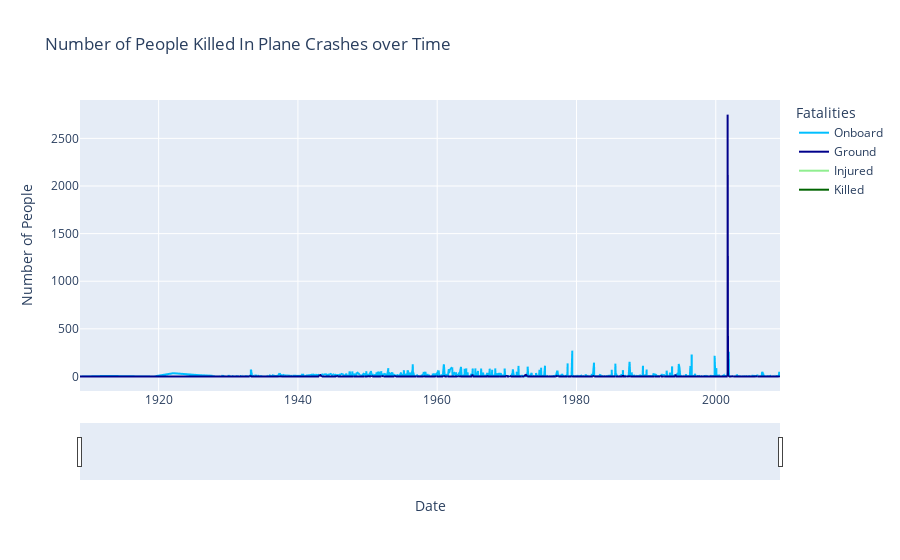

The notebook cell saved with this chart:
### Code cell
concat = pd.concat([trains, airplanes])
print(concat.head(-5))
concat.sort_values(by='Date', inplace=True)
fig = px.line(concat, x='Date', y=['Onboard', 'Ground', 'Injured', 'Killed'], color_discrete_sequence=["deepskyblue", "darkblue", "lightgreen", "darkgreen"],
              labels={
                "value" : "Number of People",
                "DATE" : "Date",
                "variable" : "Fatalities"
              },
              title="Number of People Killed In Plane Crashes over Time")#, color='TYPE')\]
fig.update_xaxes(
    rangeslider_visible=True)
fig.show()

### Figure 1 — Plotly figure (JSON) as saved in the notebook; plotly's stock layout.template omitted (floating-point values rounded to 4 significant figures; data arrays with more than 128 entries replaced by an {"elided": "..."} marker saying what was removed)
{"data": [{"hovertemplate": "Fatalities=Onboard<br>Date=%{x}<br>Number of People=%{y}<extra></extra>", "legendgroup": "Onboard", "line": {"color": "deepskyblue", "dash": "solid"}, "marker": {"symbol": "circle"}, "mode": "lines", "name": "Onboard", "showlegend": true, "type": "scattergl", "x": {"elided": "1357 str values"}, "xaxis": "x", "y": {"elided": "1357 int values"}, "yaxis": "y"}, {"hovertemplate": "Fatalities=Ground<br>Date=%{x}<br>Number of People=%{y}<extra></extra>", "legendgroup": "Ground", "line": {"color": "darkblue", "dash": "solid"}, "marker": {"symbol": "circle"}, "mode": "lines", "name": "Ground", "showlegend": true, "type": "scattergl", "x": {"elided": "1357 str values"}, "xaxis": "x", "y": {"elided": "1357 int values"}, "yaxis": "y"}, {"hovertemplate": "Fatalities=Injured<br>Date=%{x}<br>Number of People=%{y}<extra></extra>", "legendgroup": "Injured", "line": {"color": "lightgreen", "dash": "solid"}, "marker": {"symbol": "circle"}, "mode": "lines", "name": "Injured", "showlegend": true, "type": "scattergl", "x": {"elided": "1357 str values"}, "xaxis": "x", "y": {"elided": "1357 int values"}, "yaxis": "y"}, {"hovertemplate": "Fatalities=Killed<br>Date=%{x}<br>Number of People=%{y}<extra></extra>", "legendgroup": "Killed", "line": {"color": "darkgreen", "dash": "solid"}, "marker": {"symbol": "circle"}, "mode": "lines", "name": "Killed", "showlegend": true, "type": "scattergl", "x": {"elided": "1357 str values"}, "xaxis": "x", "y": {"elided": "1357 int values"}, "yaxis": "y"}], "layout": {"legend": {"title": {"text": "Fatalities"}, "tracegroupgap": 0}, "title": {"text": "Number of People Killed In Plane Crashes over Time"}, "xaxis": {"anchor": "y", "domain": [0, 1], "rangeslider": {"visible": true}, "title": {"text": "Date"}}, "yaxis": {"anchor": "x", "domain": [0, 1], "title": {"text": "Number of People"}}}}
